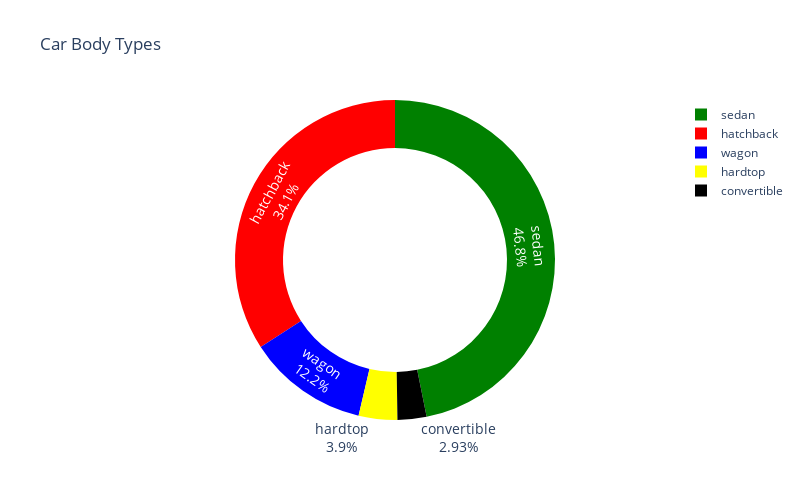

Notebook source saved alongside this figure:
### Markdown cell above
### Insights
1.Toyota Has the Highest number of Sales count followed by Nissan and Mazda

2.Honda and Mitsubshi Volvo and Volkswagen are looking Good as well

### Code cell
import plotly.graph_objects as go

carbody_counts = df_o['carbody'].value_counts()

fig = go.Figure(data=[go.Pie(labels=carbody_counts.index,
                             values=carbody_counts.values,
                             textinfo='percent+label',
                             hole=0.7,
                             sort=False)])

fig.update_traces(marker=dict(colors=['green', 'red', 'blue', 'yellow', 'black', '#dda0dd']),
                  hoverinfo='label+percent+value',
                  textfont=dict(size=14))

fig.update_layout(title='Car Body Types',
                  showlegend=True,
                  height=500,
                  width=800)

fig.show()

### Figure 1 — Plotly figure (JSON) as saved in the notebook; plotly's stock layout.template omitted (floating-point values rounded to 4 significant figures)
{"data": [{"hole": 0.7, "hoverinfo": "label+percent+value", "labels": ["sedan", "hatchback", "wagon", "hardtop", "convertible"], "marker": {"colors": ["green", "red", "blue", "yellow", "black", "#dda0dd"]}, "sort": false, "textfont": {"size": 14}, "textinfo": "percent+label", "type": "pie", "values": [96, 70, 25, 8, 6]}], "layout": {"height": 500, "showlegend": true, "title": {"text": "Car Body Types"}, "width": 800}}
